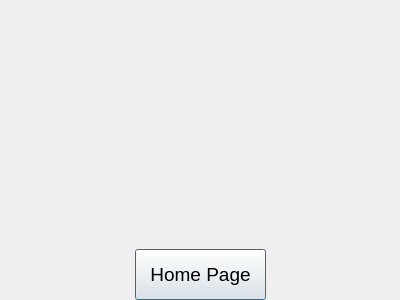
<?xml version="1.0" encoding="UTF-8"?>
<ui version="4.0">
 <class>Prompt_Box</class>
 <widget class="QDialog" name="Prompt_Box">
  <property name="geometry">
   <rect>
    <x>0</x>
    <y>0</y>
    <width>400</width>
    <height>300</height>
   </rect>
  </property>
  <property name="windowTitle">
   <string>Dialog</string>
  </property>
  <property name="styleSheet">
   <string notr="true">#Prompt_Box{background-image: url(:/picture/bgp16.png);}</string>
  </property>
  <widget class="QPushButton" name="home">
   <property name="geometry">
    <rect>
     <x>135</x>
     <y>249</y>
     <width>131</width>
     <height>51</height>
    </rect>
   </property>
   <property name="font">
    <font>
     <pointsize>14</pointsize>
    </font>
   </property>
   <property name="text">
    <string>Home Page</string>
   </property>
  </widget>
  <widget class="QLabel" name="label">
   <property name="geometry">
    <rect>
     <x>3</x>
     <y>3</y>
     <width>391</width>
     <height>231</height>
    </rect>
   </property>
   <property name="font">
    <font>
     <pointsize>14</pointsize>
     <weight>75</weight>
     <bold>true</bold>
    </font>
   </property>
   <property name="text">
    <string/>
   </property>
   <property name="alignment">
    <set>Qt::AlignCenter</set>
   </property>
  </widget>
 </widget>
 <resources/>
 <connections/>
</ui>
